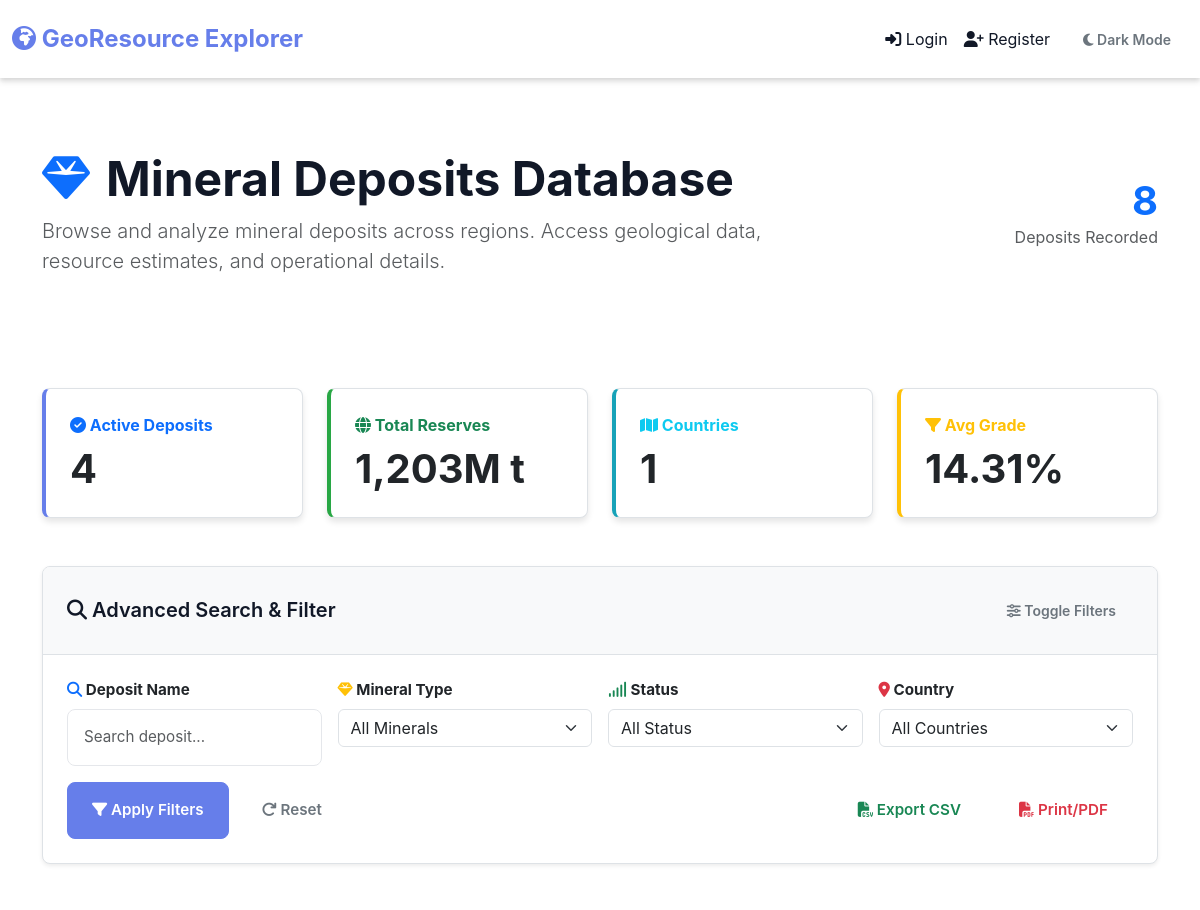
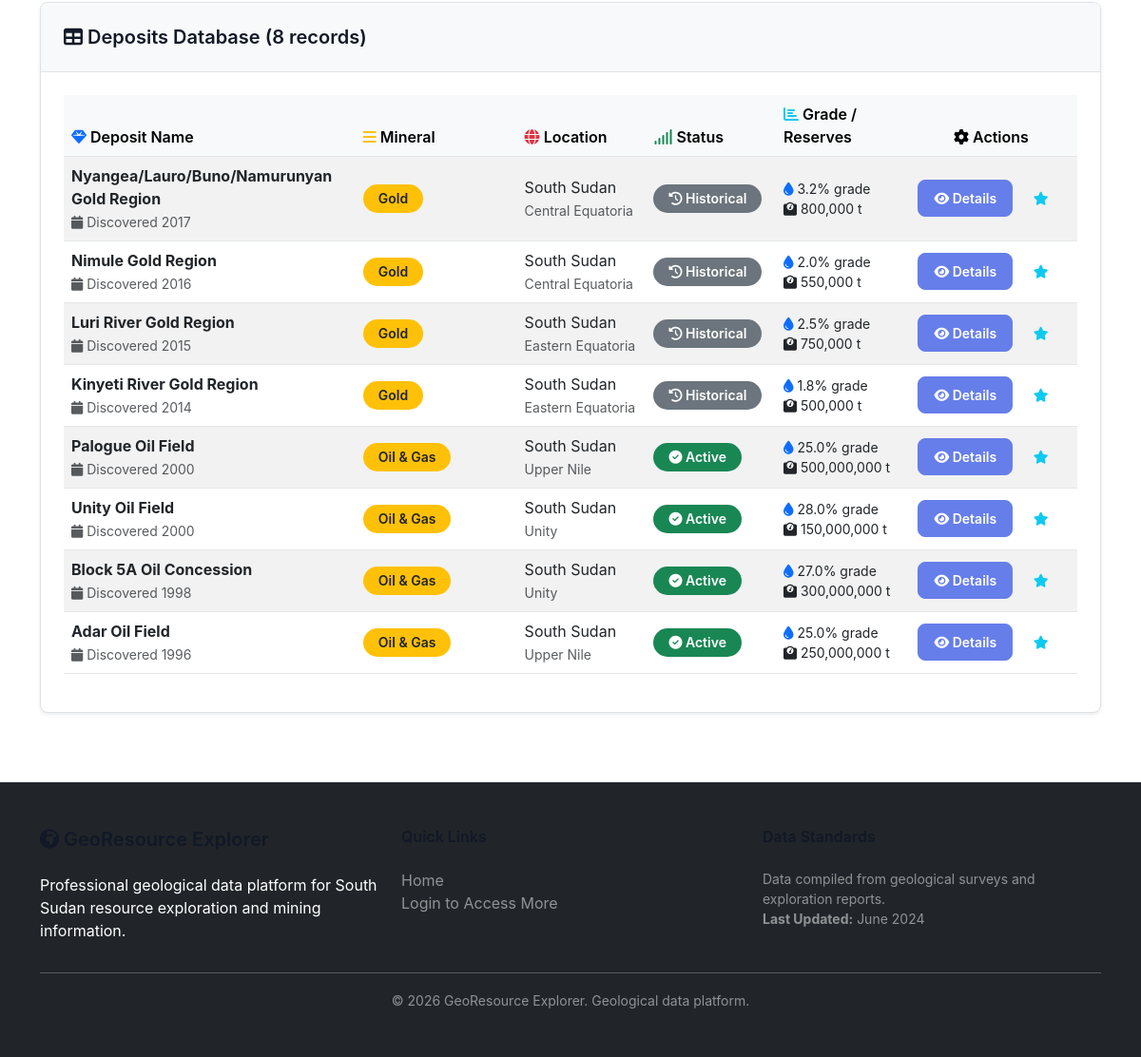
/deposits, run on the app's committed database (2 pictures, top to bottom).
### tables this page shows
CREATE TABLE deposits (
        id INTEGER PRIMARY KEY AUTOINCREMENT,
        name TEXT NOT NULL,
        mineral_type_id INTEGER,
        ore_type_id INTEGER,
        location_name TEXT,
        latitude REAL,
        longitude REAL,
        country TEXT,
        region TEXT,
        estimated_reserves_tonnes REAL,
        average_grade REAL,
        confidence_level TEXT,
        discovery_year INTEGER,
        status TEXT,
        notes TEXT,
        created_by INTEGER,
        created_at TIMESTAMP DEFAULT CURRENT_TIMESTAMP,
        FOREIGN KEY(mineral_type_id) REFERENCES mineral_types(id),
        FOREIGN KEY(ore_type_id) REFERENCES ore_types(id),
        FOREIGN KEY(created_by) REFERENCES users(id)
    );

CREATE TABLE mineral_types (
            id INTEGER PRIMARY KEY AUTOINCREMENT,
            name TEXT UNIQUE NOT NULL,
            category TEXT,
            description TEXT
        );

### app/professional.py (the view)
    @app.route("/deposits")
    def deposits():
        db = get_db()
        search = request.args.get('q', '')
        mineral_filter = request.args.get('mineral', '')
        country_filter = request.args.get('country', '')
        status_filter = request.args.get('status', '')
        query = """
            SELECT d.*, mt.name as mineral_name, mt.category as mineral_category,
                   ot.name as ore_name
            FROM deposits d
            JOIN mineral_types mt ON d.mineral_type_id = mt.id
            JOIN ore_types ot ON d.ore_type_id = ot.id
            WHERE 1=1
        """
        params = []
        if search:
            query += " AND (d.name LIKE ? OR d.location_name LIKE ?)"
            params.extend([f'%{search}%', f'%{search}%'])
        if mineral_filter:
            query += " AND mt.id = ?"
            params.append(int(mineral_filter))
        if country_filter:
            query += " AND d.country = ?"
            params.append(country_filter)
        if status_filter:
            query += " AND d.status = ?"
            params.append(status_filter)
        query += " ORDER BY d.status DESC, d.discovery_year DESC"
        deposits = db.execute(query, params).fetchall()
        deposits = [dict(d) for d in deposits]
        minerals = db.execute("SELECT id, name FROM mineral_types ORDER BY name").fetchall()
        minerals = [dict(m) for m in minerals]
        countries = db.execute("SELECT DISTINCT country FROM deposits ORDER BY country").fetchall()
        countries = [dict(c) for c in countries]
        return render_template("deposits.html",
                             deposits=deposits,
                             minerals=minerals,
                             countries=countries,
                             search=search)

### app/db.py (called while the page is built)
def get_db():
    if 'db' not in g:
        g.db = sqlite3.connect(
            DATABASE_PATH,
            check_same_thread=False,
            timeout=5.0  # 5 second timeout for database lock
        )
        g.db.row_factory = sqlite3.Row
        g.db.execute("PRAGMA foreign_keys = ON")
    return g.db

### app/utils.py (called while the page is built, shortened)
def is_admin():
    if "user_id" not in session:
        return False

### templates/deposits.html (shortened to what this page needs)
{% extends "layout.html" %}
{% block content %}
<div class="bg-gradient py-5 mb-5">
    <div class="container">
        <div class="row align-items-center">
            <div class="col-md-8">
                <h1 class="display-5 fw-bold mb-2">
                    <i class="fas fa-gem text-primary me-3"></i>Mineral Deposits Database
                </h1>
                <p class="lead text-muted">Browse and analyze mineral deposits across regions. Access geological data, resource estimates, and operational details.</p>
            </div>
            <div class="col-md-4 text-end">
                <div class="display-6 fw-bold text-primary">{{ deposits|length }}</div>
                <p class="text-muted">Deposits Recorded</p>
            </div>
        </div>
    </div>
</div>
<div class="container">
    <div class="row g-4 mb-5">
        <div class="col-md-3">
            <div class="card border-left-primary h-100">
                <div class="card-body">
                    <div class="text-primary fw-bold mb-2">
                        <i class="fas fa-check-circle"></i> Active Deposits
                    </div>
                    <div class="display-6 fw-bold">
                        {% set active_count = deposits|selectattr('status', 'equalto', 'active')|list|length %}
                        {{ active_count }}
                    </div>
                </div>
            </div>
        </div>
        <div class="col-md-3">
            <div class="card border-left-success h-100">
                <div class="card-body">
                    <div class="text-success fw-bold mb-2">
                        <i class="fas fa-globe"></i> Total Reserves
                    </div>
                    <div class="display-6 fw-bold">
                        {% set total_reserves = deposits|map(attribute='estimated_reserves_tonnes')|sum %}
                        {{ "{:,.0f}".format(total_reserves / 1000000) }}M t
                    </div>
                </div>
            </div>
        </div>
        <div class="col-md-3">
            <div class="card border-left-info h-100">
                <div class="card-body">
                    <div class="text-info fw-bold mb-2">
                        <i class="fas fa-map"></i> Countries
                    </div>
                    <div class="display-6 fw-bold">
                        {% set countries_set = deposits|map(attribute='country')|unique|list %}
                        {{ countries_set|length }}
                    </div>
                </div>
            </div>
        </div>
        <div class="col-md-3">
            <div class="card border-left-warning h-100">
                <div class="card-body">
                    <div class="text-warning fw-bold mb-2">
                        <i class="fas fa-filter"></i> Avg Grade
                    </div>
                    <div class="display-6 fw-bold">
                        {% set avg_grade = (deposits|map(attribute='average_grade')|sum) / (deposits|length if deposits|length > 0 else 1) %}
                        {{ "%.2f"|format(avg_grade) }}%
                    </div>
                </div>
            </div>
        </div>
    </div>
    <div class="card shadow-sm mb-5">
        <div class="card-header bg-light border-bottom">
            <div class="row align-items-center">
                <div class="col">
                    <h5 class="mb-0">
                        <i class="fas fa-search"></i> Advanced Search & Filter
                    </h5>
                </div>
                <div class="col-auto">
                    <button class="btn btn-sm btn-outline-secondary" type="button" data-bs-toggle="collapse" data-bs-target="#filterForm">
                        <i class="fas fa-sliders-h"></i> Toggle Filters
                    </button>
                </div>
            </div>
        </div>
        <div class="collapse show" id="filterForm">
            <div class="card-body">
                <form method="GET" class="needs-validation">
                    <div class="row g-3 mb-3">
                        <div class="col-md-3">
                            <label class="form-label fw-bold">
                                <i class="fas fa-search text-primary"></i> Deposit Name
                            </label>
                            <input type="text" name="q" class="form-control" placeholder="Search deposit..." value="{{ search or '' }}">
                        </div>
                        <div class="col-md-3">
                            <label class="form-label fw-bold">
                                <i class="fas fa-gem text-warning"></i> Mineral Type
                            </label>
                            <select name="mineral" class="form-select">
                                <option value="">All Minerals</option>
                            </select>
                        </div>
                        <div class="col-md-3">
                            <label class="form-label fw-bold">
                                <i class="fas fa-signal text-success"></i> Status
                            </label>
                            <select name="status" class="form-select">
                                <option value="">All Status</option>
                            </select>
                        </div>
                        <div class="col-md-3">
                            <label class="form-label fw-bold">
                                <i class="fas fa-map-marker-alt text-danger"></i> Country
                            </label>
                            <select name="country" class="form-select">
                                <option value="">All Countries</option>
                            </select>
                        </div>
                    </div>
                    <div class="row g-2">
                        <div class="col-auto">
                            <button type="submit" class="btn btn-primary">
                                <i class="fas fa-filter"></i> Apply Filters
                            </button>
                        </div>
                        <div class="col-auto">
                            <a href="{{ url_for('deposits') }}" class="btn btn-outline-secondary">
                                <i class="fas fa-redo"></i> Reset
                            </a>
                        </div>
                        <div class="col-auto ms-auto">
                            <button type="button" class="btn btn-outline-success" onclick="exportToCSV()">
                                <i class="fas fa-file-csv"></i> Export CSV
                            </button>
                        </div>
                        <div class="col-auto">
                            <button type="button" class="btn btn-outline-danger" onclick="window.print()">
                                <i class="fas fa-file-pdf"></i> Print/PDF
                            </button>
                        </div>
                    </div>
                </form>
            </div>
        </div>
    </div>
    <div class="card shadow-sm">
        <div class="card-header bg-light border-bottom">
            <h5 class="mb-0">
                <i class="fas fa-table"></i> Deposits Database ({{ deposits|length }} records)
            </h5>
        </div>
        <div class="card-body">
            {% if deposits %}
            <div class="table-responsive">
                <table class="table table-hover table-striped align-middle" id="depositsTable">
                    <thead class="table-light">
                        <tr>
                            <th style="width: 25%;">
                                <i class="fas fa-gem text-primary"></i> Deposit Name
                            </th>
                            <th style="width: 15%;">
                                <i class="fas fa-bars text-warning"></i> Mineral
                            </th>
                            <th style="width: 12%;">
                                <i class="fas fa-globe text-danger"></i> Location
                            </th>
                            <th style="width: 10%;">
                                <i class="fas fa-signal text-success"></i> Status
                            </th>
                            <th style="width: 12%;">
                                <i class="fas fa-chart-bar text-info"></i> Grade / Reserves
                            </th>
                            <th style="width: 16%;" class="text-center">
                                <i class="fas fa-cog"></i> Actions
                            </th>
                        </tr>
                    </thead>
                    <tbody>
                        {% for d in deposits %}
                        <tr class="deposit-row" data-deposit-id="{{ d.id }}">
                            <td>
                                <strong class="text-dark">{{ d.name }}</strong>
                                {% if d.discovery_year %}
                                <br>
                                <small class="text-muted">
                                    <i class="fas fa-calendar"></i> Discovered {{ d.discovery_year }}
                                </small>
                                {% endif %}
                            </td>
                            <td>
                                <span class="badge bg-warning text-dark">{{ d.mineral_name }}</span>
                            </td>
                            <td>
                                <div>{{ d.country }}</div>
                                <small class="text-muted">{{ d.region }}</small>
                            </td>
                            <td>
                                {% if d.status == 'active' %}
                                    <span class="badge bg-success">
                                        <i class="fas fa-check-circle"></i> Active
                                    </span>
                                {% elif d.status == 'prospect' %}
                                    <span class="badge bg-info">
                                        <i class="fas fa-compass"></i> Prospect
                                    </span>
                                {% else %}
                                    <span class="badge bg-secondary">
                                        <i class="fas fa-history"></i> Historical
                                    </span>
                                {% endif %}
                            </td>
                            <td>
                                <div class="small">
                                    <i class="fas fa-tint text-primary"></i> {{ d.average_grade }}% grade
                                </div>
                                <div class="small">
                                    <i class="fas fa-weight"></i> {{ "{:,.0f}".format(d.estimated_reserves_tonnes) }} t
                                </div>
                            </td>
                            <td class="text-center">
                                <a href="{{ url_for('deposit_detail', deposit_id=d.id) }}" class="btn btn-sm btn-primary" title="View Details">
                                    <i class="fas fa-eye"></i> Details
                                </a>
                                <button class="btn btn-sm btn-outline-info" onclick="addToWatchlist({{ d.id }}, '{{ d.name }}')" title="Add to Watchlist">
                                    <i class="fas fa-star"></i>
                                </button>
                            </td>
                        </tr>
                        {% endfor %}
                    </tbody>
                </table>
            </div>
            {% else %}
            <div class="alert alert-info text-center py-5" role="alert">
                <i class="fas fa-search fa-3x text-info mb-3"></i>
                <h5 class="mt-3">No Deposits Found</h5>
                <p class="mb-0">No deposits match your search criteria. Try adjusting your filters.</p>
            </div>
            {% endif %}
        </div>
    </div>
</div>
{% endblock %}

### templates/deposits.html (style rules this page uses)
.bg-gradient { background: linear-gradient(135deg, #667eea 0%, #764ba2 100%); color: white; }
.border-left-primary { border-left: 4px solid #667eea !important; }
.border-left-success { border-left: 4px solid #28a745 !important; }
.border-left-info { border-left: 4px solid #17a2b8 !important; }
.border-left-warning { border-left: 4px solid #ffc107 !important; }
.card { border: 1px solid #dee2e6; transition: box-shadow 0.3s ease; }

### data on the page
deposits: name "Nyangea/Lauro/Buno/Namurunyan Gold Region", discovery_year "2017", mineral_name "Gold", country "South Sudan", region "Central Equatoria", status "exploration" (drawn), average_grade "3.2", estimated_reserves_tonnes "800,000"
deposits: name "Nimule Gold Region", discovery_year "2016", mineral_name "Gold", country "South Sudan", region "Central Equatoria", status "exploration" (drawn), average_grade "2.0", estimated_reserves_tonnes "550,000"
deposits: name "Luri River Gold Region", discovery_year "2015", mineral_name "Gold", country "South Sudan", region "Eastern Equatoria", status "exploration" (drawn), average_grade "2.5", estimated_reserves_tonnes "750,000"
deposits: name "Kinyeti River Gold Region", discovery_year "2014", mineral_name "Gold", country "South Sudan", region "Eastern Equatoria", status "exploration" (drawn), average_grade "1.8", estimated_reserves_tonnes "500,000"
deposits: name "Palogue Oil Field", discovery_year "2000", mineral_name "Oil & Gas", country "South Sudan", region "Upper Nile", status "active" (drawn), average_grade "25.0", estimated_reserves_tonnes "500,000,000"
deposits: name "Unity Oil Field", discovery_year "2000", mineral_name "Oil & Gas", country "South Sudan", region "Unity", status "active" (drawn), average_grade "28.0", estimated_reserves_tonnes "150,000,000"
deposits: name "Block 5A Oil Concession", discovery_year "1998", mineral_name "Oil & Gas", country "South Sudan", region "Unity", status "active" (drawn), average_grade "27.0", estimated_reserves_tonnes "300,000,000"
deposits: name "Adar Oil Field", discovery_year "1996", mineral_name "Oil & Gas", country "South Sudan", region "Upper Nile", status "active" (drawn), average_grade "25.0", estimated_reserves_tonnes "250,000,000"

### other printed values
{{ deposits|length }} "8"
{{ active_count }} "4"
{{ "{:,.0f}".format(total_reserves / 1000000) }} "1,203"
{{ countries_set|length }} "1"
{{ "%.2f"|format(avg_grade) }} "14.31"
